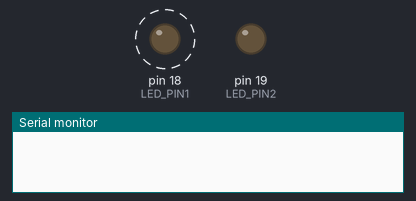
This sketch was run on a simulated Arduino Uno, built with avr-gcc and run on an emulated ATmega328P. Shown: output pins drawn as LEDs (lit = HIGH), the last lines printed to the serial monitor. Dashed ring = blinking.

Above: at 0.5 s.
At 3.5 s:
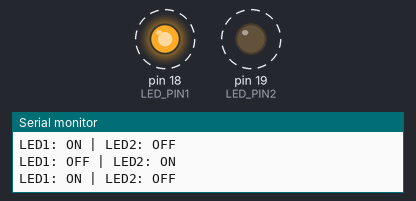
Timing chart, 0 to 4.6 s (numbered marks = the images above):
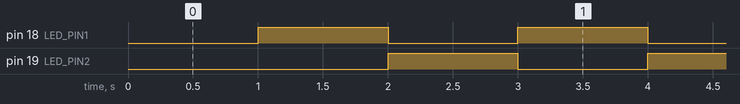

Measured:
- by itself, pin 18 (LED_PIN1), pin 19 (LED_PIN2): alternates HIGH for 1.0 s and LOW for 1.0 s

The sketch:

led2_TwoLed_millis.ino
```cpp
#define LED_PIN1 18
#define LED_PIN2 19

unsigned long previousMillis = 0;   // 마지막으로 LED 상태를 바꾼 시간
const long interval = 1000;         // LED 깜빡임 간격 (밀리초)

bool led1State = LOW;
bool led2State = HIGH;

void setup() {
  pinMode(LED_PIN1, OUTPUT);
  pinMode(LED_PIN2, OUTPUT);
  Serial.begin(115200);   // 시리얼 통신 시작
}

void loop() {
  unsigned long currentMillis = millis();

  // 일정 시간(interval)마다 LED 상태를 토글
  if (currentMillis - previousMillis >= interval) {
    previousMillis = currentMillis;

    // LED 상태 토글
    led1State = !led1State;
    led2State = !led2State;

    digitalWrite(LED_PIN1, led1State);
    digitalWrite(LED_PIN2, led2State);

    // 상태 출력
    Serial.print("LED1: ");
    Serial.print(led1State ? "ON" : "OFF");
    Serial.print(" | LED2: ");
    Serial.println(led2State ? "ON" : "OFF");
  }

  // 여기서 다른 작업도 동시에 실행 가능
  // ex) 센서 읽기, 데이터 처리 등
}
```
